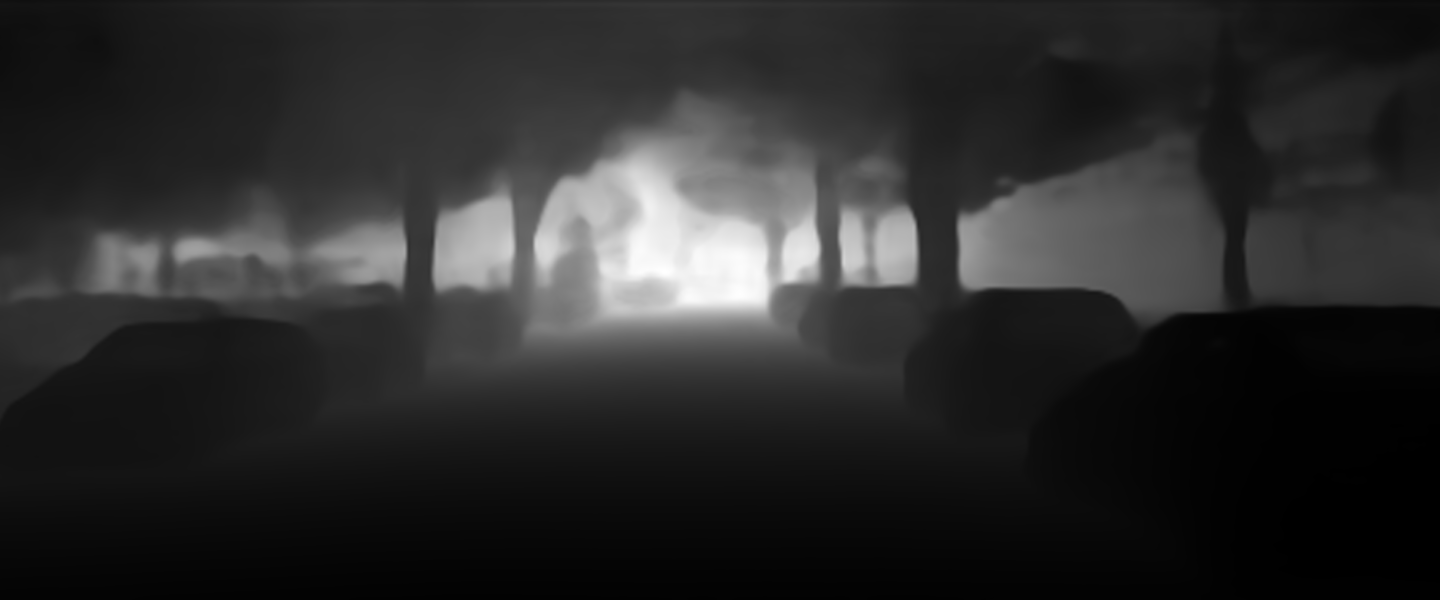
#> input picture images/DPT/index.png, 1440 x 600 px, found by its file name
$ python make-thumbnails.py all folders with an index.png
#> lines starting #> are read from the running program, lines starting #| are printed output that depends on the picture
#!/usr/bin/env python3
#
# Generate social-preview thumbnails (og:image / twitter:image) from each post's
# home page card:
#   images/<folder>/index.png  ->  images/<folder>/thumbnail.jpg
#
# The index image is center-cropped to 1.91:1, resized to 1200x630 and saved as
# JPEG, lowering quality until it fits under 300 KB (WhatsApp drops previews
# above roughly that; LinkedIn/X/Facebook allow 5-8 MB).
#
# Usage:
#   ./make-thumbnails.py                 all folders with an index.png
#   ./make-thumbnails.py tanh DPT        only these folders

import sys
from pathlib import Path

from PIL import Image

W, H = 1200, 630
MAX_BYTES = 300 * 1024
QUALITIES = range(88, 59, -4)

ROOT = Path(__file__).resolve().parent
IMAGES = ROOT / "images"


def make_thumbnail(folder: Path) -> None:
    src, dst = folder / "index.png", folder / "thumbnail.jpg"
    im = Image.open(src).convert("RGBA")
#> im is the input picture: PIL image 1440x600 RGBA; mean R, G, B, A 43.8, 43.8, 43.8, 255

    # Flatten transparency onto white, JPEG has no alpha.
    bg = Image.new("RGBA", im.size, (255, 255, 255, 255))
#> bg: PIL image 1440x600 RGBA; every value is 255
    im = Image.alpha_composite(bg, im).convert("RGB")
#> im: PIL image 1440x600 RGB

    # Center-crop to the target aspect ratio, then resize.
    w, h = im.size
#> w = 1440; h = 600
    if w / h > W / H:
        cw = round(h * W / H)
#> cw = 1143
        box = ((w - cw) // 2, 0, (w - cw) // 2 + cw, h)
#> box = (148, 0, 1291, 600)
    else:
        ch = round(w * H / W)
        box = (0, (h - ch) // 2, w, (h - ch) // 2 + ch)
    im = im.crop(box).resize((W, H), Image.LANCZOS)
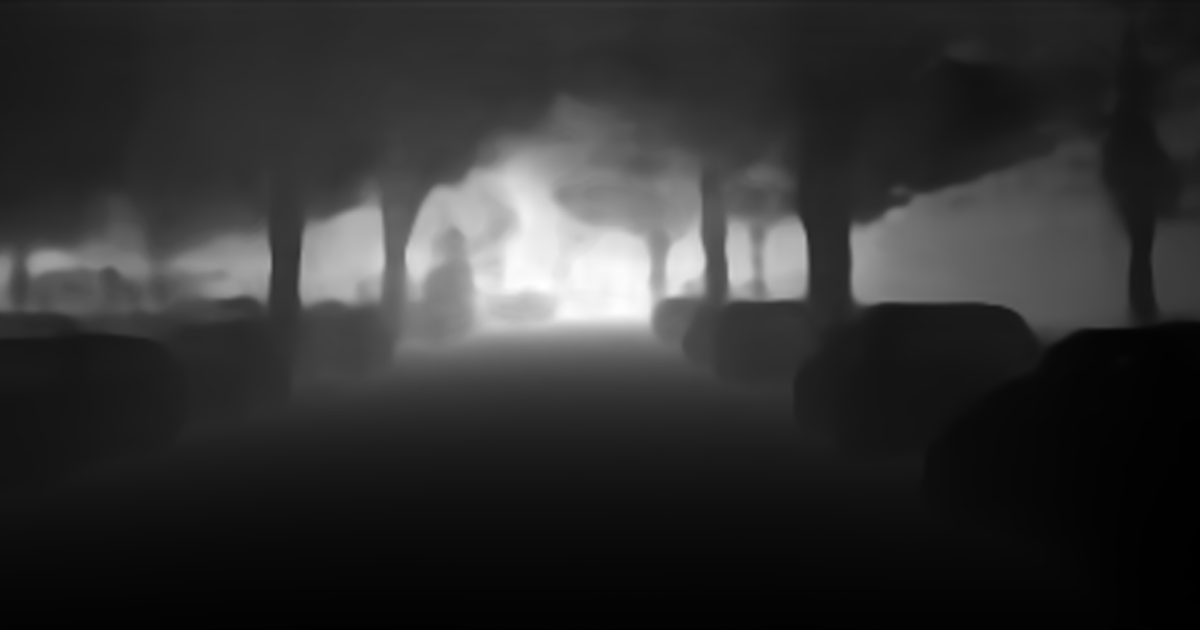
#> im: PIL image 1200x630 RGB; min 0, max 255, mean 49

    for q in QUALITIES:
        im.save(dst, "JPEG", quality=q, optimize=True, progressive=True)
        if dst.stat().st_size <= MAX_BYTES:
            break
    else:
        print(f"  WARN    {dst.relative_to(ROOT)} still over {MAX_BYTES // 1024} KB", file=sys.stderr)

    print(f"  create  {dst.relative_to(ROOT)}  ({w}x{h} -> {W}x{H}, q={q}, {dst.stat().st_size // 1024} KB)")


def main() -> None:
    if len(sys.argv) > 1:
        folders = [IMAGES / name for name in sys.argv[1:]]
    else:
        folders = sorted(p.parent for p in IMAGES.glob("*/index.png"))

    for folder in folders:
        if not (folder / "index.png").exists():
            print(f"  skip    {folder.relative_to(ROOT)} (no index.png)", file=sys.stderr)
            continue
        make_thumbnail(folder)


if __name__ == "__main__":
#> (the run stopped early here; a loop or call above may not have finished)
